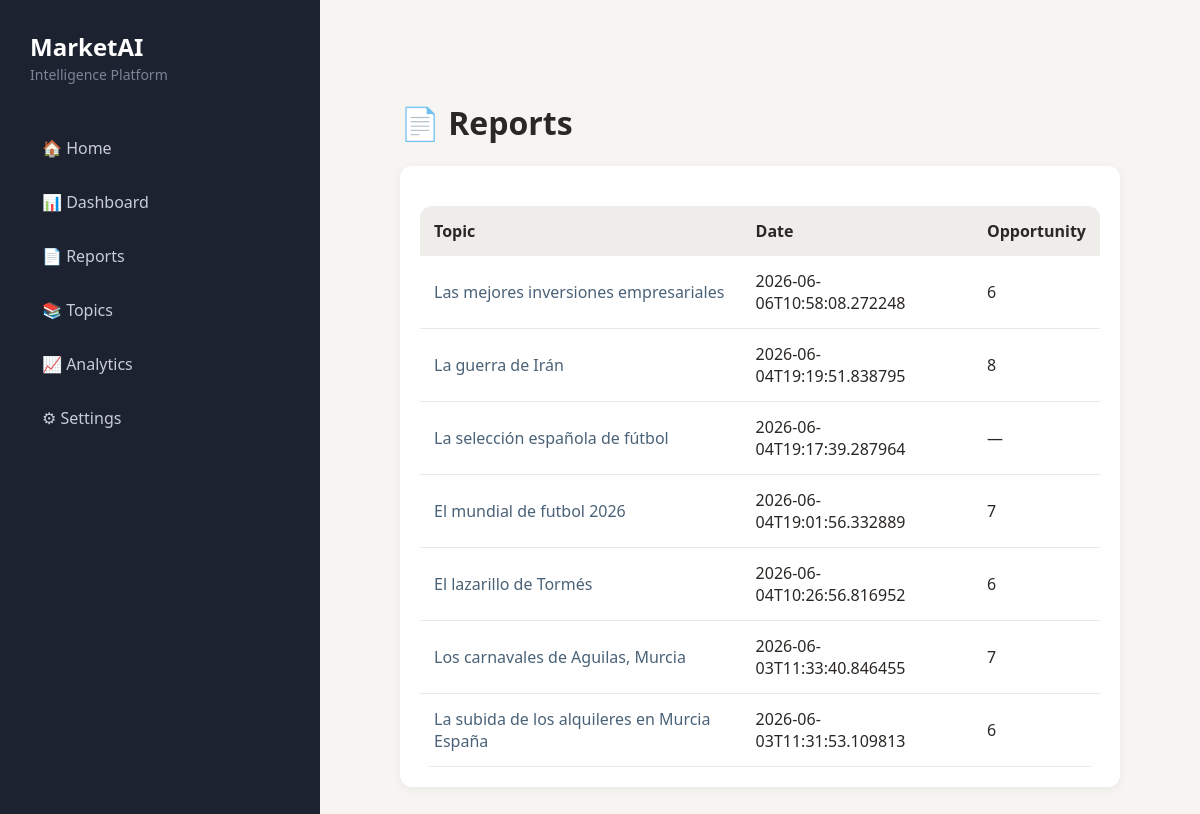
The page /reports on the database as committed earlier.
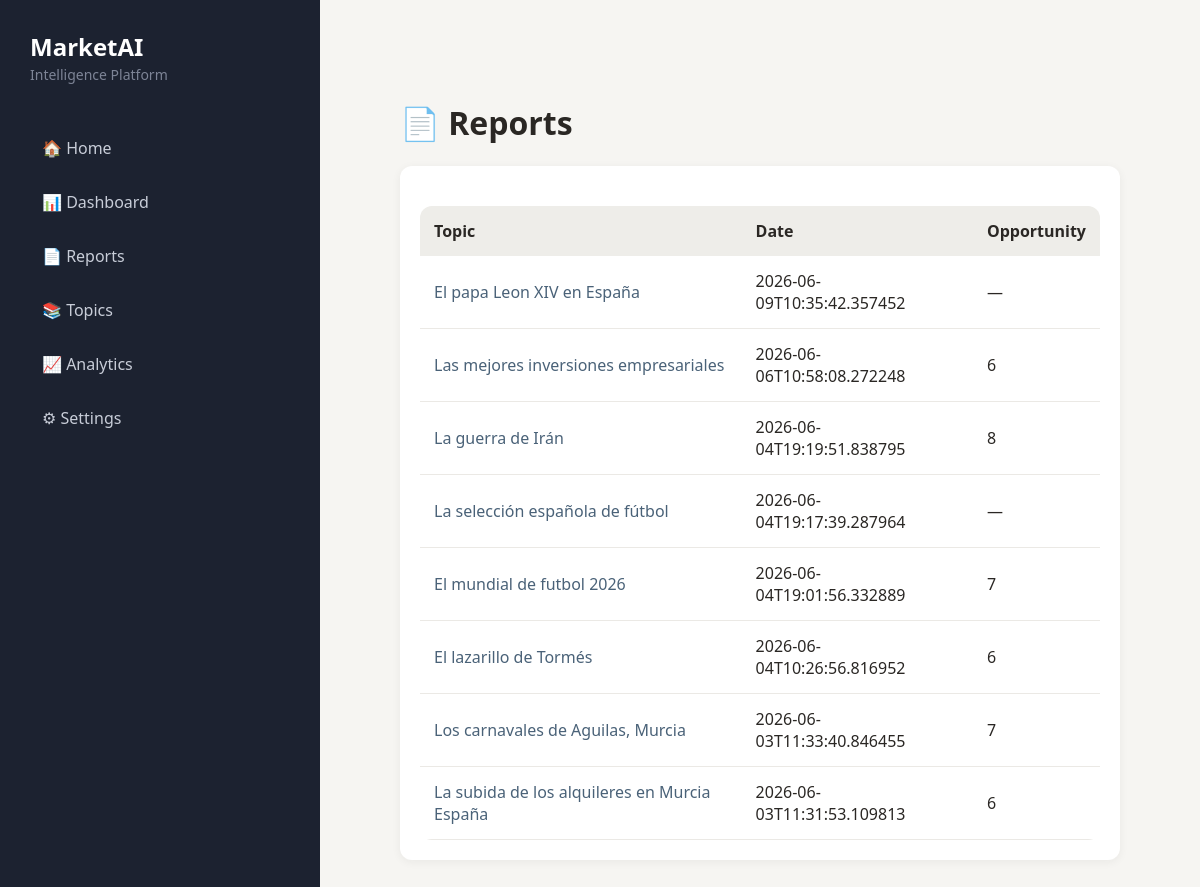
The same page on the database as committed later.
### tables this page shows
CREATE TABLE reports (

        id INTEGER PRIMARY KEY AUTOINCREMENT,

        topic TEXT NOT NULL,

        created_at TEXT NOT NULL,

        market_opportunity INTEGER,

        competitive_threat INTEGER,

        technology_maturity INTEGER,

        regulatory_risk INTEGER,

        investment_attractiveness INTEGER,

        markdown_path TEXT,

        pdf_path TEXT
    , md_path TEXT);

### app/dashboard/server.py (the view)
@app.get("/reports")
def reports_page(request: Request):
    reports = get_all_reports()
    return templates.TemplateResponse(
        request=request,
        name="reports.html",
        context={
            "reports": reports
        }
    )

### app/dashboard/templates/reports.html
{% set title = "Reports" %}
{% extends "base.html" %}
{% block content %}
<h1>📄 Reports</h1>
<div class="card">
    <table>
        <tr>
            <th>Topic</th>
            <th>Date</th>
            <th>Opportunity</th>
        </tr>
        {% for report in reports %}
        <tr>
            <td>
                <a href="/topic/{{ report[1]|trim|urlencode }}">
                    {{ report[1]|trim }}
                </a>
            </td>
            <td>{{ report[2] }}</td>
            <td>{{ report[3] if report[3] is not none else '—' }}</td>
        </tr>
        {% endfor %}
    </table>
</div>
{% endblock %}

Rows that differ between the two databases and show on the page:
added reports: topic "El papa Leon XIV en España", created_at "2026-06-09T10:35:42.357452", report "—"
